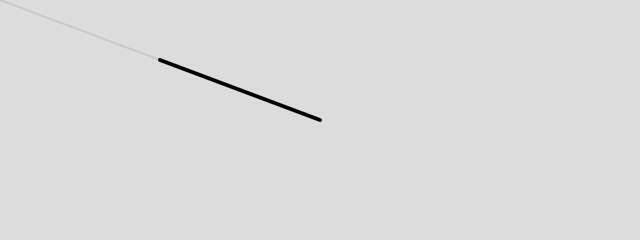
Frame 1 (no input)
Frame 60 (no input): identical to frame 1, image omitted
Frame 120 (the mouse pressed at the canvas centre since frame 60): blank canvas, image omitted

The p5.js sketch that drew this single still picture (run headless with seeded random() and noise() and a simulated clock; from frame 60 on, the mouse is pressed at the canvas centre):

// p5.js sketch
// ── sketch.js
function setup() {
    createCanvas(640, 240);
}

function draw() {
    background(220);

    let mouse = createVector(mouseX, mouseY);
    let origin = createVector(width / 2, height / 2);
    mouse.sub(origin);

    translate(width / 2, height / 2);
    strokeWeight(2);
    stroke(200);
    line(0, 0, mouse.x, mouse.y);

    mouse.mult(0.5);
    stroke(0);
    strokeWeight(4);
    line(0, 0, mouse.x, mouse.y);
}
